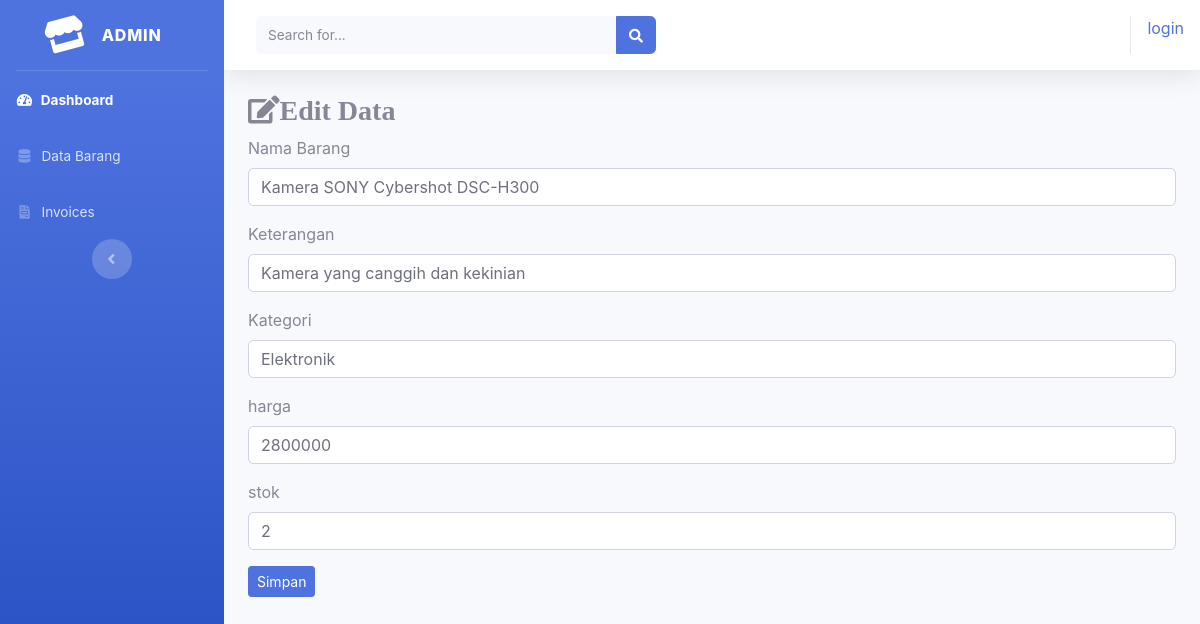
The app's page /admin/data_barang/edit/3 with its own data.
### tables this page shows
CREATE TABLE `tb_barang` (
  `id_brg` int(11) NOT NULL,
  `nama_brg` varchar(120) NOT NULL,
  `keterangan` varchar(225) NOT NULL,
  `kategori` varchar(80) NOT NULL,
  `harga` int(11) NOT NULL,
  `stok` int(4) NOT NULL,
  `gambar` text NOT NULL
);

### application/controllers/admin/Data_barang.php (called while the page is built, shortened)
<?php
class Data_barang extends CI_Controller
{
    public function __construct()
    {
        $this->load->model('M_barang', 'model_barang');
    }
    public function edit($id)
    {
        $data = [
            'barang' => $this->model_barang->edit_brg($id)
        ];
        $this->load->view('templates_admin/header');
        $this->load->view('templates_admin/sidebar');
        $this->load->view('admin/edit_barang', $data);
        $this->load->view('templates_admin/footer');
    }
}

### index.php (called while the page is built, shortened)
<?php
require_once BASEPATH.'core/CodeIgniter.php';

### application/models/M_barang.php (called while the page is built, shortened)
<?php
class M_barang extends CI_Model
{
    public function edit_brg($id)
    {
        return $this->db->get_where('tb_barang', ['id_brg' => $id])->row_array();;
    }
}

### application/views/admin/edit_barang.php (the view, shortened to what this page needs)
<div class="container-fluid">
    <h3><i class="fas fa-edit">Edit Data</i></h3>
    <form action="<?= base_url('site/admin/barang/update'); ?>" method="post">
        <div class="form-group">
            <label>Nama Barang</label>
            <input type="text" name="nama_brg" class="form-control" value="<?= $barang['nama_brg'] ?>">
        </div>
        <div class="form-group">
            <label>Keterangan</label>
            <input type="text" name="keterangan" class="form-control" value="<?= $barang['keterangan'] ?>">
        </div>
        <div class="form-group">
            <label>Kategori</label>
            <input type="text" name="kategori" class="form-control" value="<?= $barang['kategori'] ?>">
        </div>
        <div class="form-group">
            <label>harga</label>
            <input type="text" name="harga" class="form-control" value="<?= $barang['harga'] ?>">
        </div>
        <div class="form-group">
            <label>stok</label>
            <input type="text" name="stok" class="form-control" value="<?= $barang['stok'] ?>">
        </div>
        <button type="submit" class="btn btn-primary btn-sm">Simpan</button>
    </form>
</div>

### records on screen
tb_barang: nama_brg "Kamera SONY Cybershot DSC-H300", keterangan "Kamera yang canggih dan kekinian", kategori "Elektronik", harga "2800000", stok "2"

### other values on screen
anchor('auth/login', 'login') "login"
